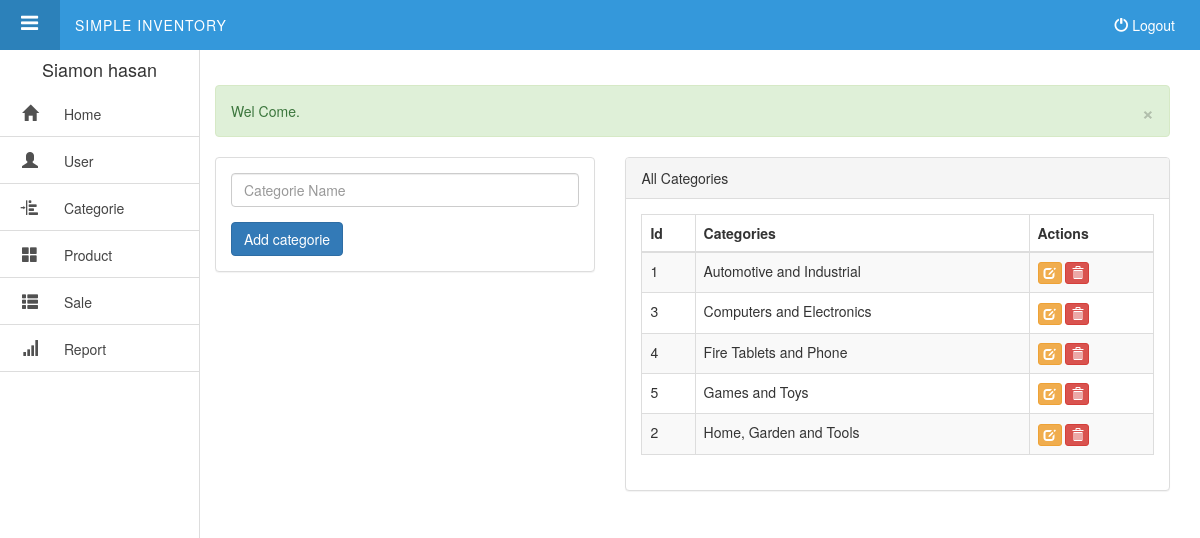
Page /categorie.php (signed in) on the committed database.
### tables this page shows
CREATE TABLE IF NOT EXISTS `users` (
  `id` int(11) unsigned NOT NULL,
  `name` varchar(60) NOT NULL,
  `username` varchar(50) NOT NULL,
  `password` varchar(255) NOT NULL,
  `last_login` datetime DEFAULT NULL
);

CREATE TABLE IF NOT EXISTS `categories` (
  `id` int(11) unsigned NOT NULL,
  `name` varchar(60) NOT NULL
);

### includes/session.php (called while the page is built, shortened)
<?php
class Session {
 public $msg;
 private $user_is_logged_in = false;
  public function isUserLoggedIn(){
    return $this->user_is_logged_in;
  }
  private function userLoginSetup()
  {
    if(isset($_SESSION['user_id']))
    {
      $this->user_is_logged_in = true;
    } else {
      $this->user_is_logged_in = false;
    }
  }
  public function msg($type ='', $msg =''){
    if(!empty($msg)){
       if(strlen(trim($type)) == 1){
         $type = str_replace( array('d', 'i', 'w','s'), array('danger', 'info', 'warning','success'), $type );
       }
       $_SESSION['msg'][$type] = $msg;
    } else {
      return $this->msg;
    }
  }
  private function flash_msg(){
    if(isset($_SESSION['msg'])) {
      $this->msg = $_SESSION['msg'];
    } else {
      $this->msg;
    }
  }
}
$session = new Session();
$msg = $session->msg();
?>

### includes/sql.php (called while the page is built, shortened)
<?php
  require_once('includes/load.php');
  function while_loop($loop){
    $results = array();
    while ($result = mysqli_fetch_array($loop)) {
       $results[] = $result;
    }
    return $results;
  }
  function current_user(){
    static $current_user;
    global $con;
    if(!$current_user){
     if(isset($_SESSION['user_id'])){
       $user_id = intval($_SESSION['user_id']);
       $sql  = "SELECT * FROM ";
       $sql .= "users WHERE ";
       $sql .= " id=".real_escape($user_id);
       $result = mysqli_query($con, $sql);
       if(mysqli_num_rows($result)){
         $current_user = mysqli_fetch_assoc($result);
         return $current_user;
       }
     }
    }
    return $current_user;
  }
  function all_catgories(){
    global $con;
    $sql  = "SELECT * ";
    $sql .= "FROM categories";
    $sql .= " ORDER BY name";
    $cat_result = mysqli_query($con,$sql);
    if($cat_result){
      $results = while_loop($cat_result);
    } else {
      check_query($cat_result);
    }
    return $results;
  }
?>

### categorie.php (the view, shortened to what this page needs)
<?php
  require_once('includes/load.php');
  $all_categories = all_catgories();
?>
<?php include_once('layouts/header.php'); ?>
  <div class="row">
     <div class="col-md-12">
       <?php echo display_msg($msg); ?>
     </div>
  </div>
   <div class="row">
    <div class="col-md-5">
      <div class="panel panel-default">
        <div class="panel-body">
          <form method="post" action="categorie.php">
            <div class="form-group">
                <input type="text" class="form-control" name="categorie-name" placeholder="Categorie Name">
            </div>
            <button type="submit" name="add_cat" class="btn btn-primary">Add categorie</button>
        </form>
        </div>
      </div>
    </div>
    <div class="col-md-7">
    <div class="panel panel-default">
        <div class="panel-heading">All Categories</div>
        <div class="panel-body">
          <table class="table table-bordered table-striped table-hover">
            <thead>
                <tr>
                    <th>Id</th>
                    <th>Categories</th>
                    <th>Actions</th>
                </tr>
            </thead>
            <tbody>
              <?php foreach ($all_categories as $cat):?>
                <tr>
                    <td><?php echo (int)$cat['id']; ?></td>
                    <td><?php echo remove_junk(ucfirst($cat['name'])); ?></td>
                    <td>
                        <a href="edit_categorie.php?id=<?php echo (int)$cat['id'];?>" class="btn btn-warning btn-xs"  title="Edit">
                          <span class="glyphicon glyphicon-edit"></span>
                        </a>
                        <a href="delete_categorie.php?id=<?php echo (int)$cat['id'];?>" class="btn btn-danger btn-xs"  title="Edit">
                          <span class="glyphicon glyphicon-trash"></span>
                        </a>
                    </td>
                </tr>
              <?php endforeach; ?>
            </tbody>
          </table>
       </div>
    </div>
    </div>
   </div>
  </div>
  <?php include_once('layouts/footer.php'); ?>

### layouts/header.php (shortened to what this page needs)
<?php $user = current_user(); ?>
<!DOCTYPE html>
  <html lang="en">
    <head>
    <link rel="stylesheet" href="https://maxcdn.bootstrapcdn.com/bootstrap/3.3.4/css/bootstrap.min.css"/>
    <link rel="stylesheet" href="//cdnjs.cloudflare.com/ajax/libs/bootstrap-datepicker/1.3.0/css/datepicker3.min.css" />
    <link rel="stylesheet" href="//maxcdn.bootstrapcdn.com/font-awesome/4.3.0/css/font-awesome.min.css"/>
    <link rel="stylesheet" href="libs/css/main.css" />
  </head>
  <body>
  <?php  if ($session->isUserLoggedIn(true)): ?>
    <header id="header">
      <a href="#" id="menu-action">
       <i class="fa fa-bars"></i>
      </a>
      <div class="logo">
         Simple Inventory
      </div>
      <div id="logout" class="pull-right clearfix">
        <a href="logout">
         <span class="glyphicon glyphicon-off"></span> Logout
        </a>
      </div>
    </header>
    <div class="sidebar">
      <h4><?php echo remove_junk(ucfirst($user['name'])); ?> </h4>
      <ul>
        <li>
          <a href="home.php">
            <i class="glyphicon glyphicon-home"></i>
            <span>Home</span>
          </a>
        </li>
        <li>
          <a href="home.php">
            <i class="glyphicon glyphicon-user"></i>
            <span>User</span>
          </a>
        </li>
        <li>
          <a href="categorie.php" >
            <i class="glyphicon glyphicon-indent-left"></i>
            <span>Categorie</span>
          </a>
        </li>
        <li>
          <a href="#" class="submenu-toggle">
            <i class="glyphicon glyphicon-th-large"></i>
            <span>Product</span>
          </a>
        </li>
        <li>
          <a href="#" class="submenu-toggle">
            <i class="glyphicon glyphicon-th-list"></i>
             <span>Sale</span>
            </a>
          </li>
        <li>
          <a href="sales_report.php">
            <i class="glyphicon glyphicon-signal"></i>
            <span>Report</span>
          </a>
        </li>
      </ul>
   </div>
<?php endif; ?>
<div class="page">
  <div class="container-fluid">

### includes/functions.php (shortened to what this page needs)
<?php
function real_escape($str){
  global $con;
  $escape = mysqli_real_escape_string($con,$str);
  return $escape;
}
function remove_junk($str){
  $str = nl2br($str);
  $str = htmlspecialchars(strip_tags($str, ENT_QUOTES));
  return $str;
}
function first_character($str){
  $val = str_replace('-'," ",$str);
  $val = ucfirst($val);
  return $val;
}
function display_msg($msg =''){
   $output = array();
   if(!empty($msg)) {
      foreach ($msg as $key => $value) {
         $output  = "<div class=\"alert alert-{$key}\">";
         $output .= "<a href=\"#\" class=\"close\" data-dismiss=\"alert\">&times;</a>";
         $output .= remove_junk(first_character($value));
         $output .= "</div>";
      }
      return $output;
   } else {
     return "" ;
   }
}
 ?>

### layouts/footer.php (shortened to what this page needs)
     </div>
  </body>
</html>

### libs/css/main.css (style rules this page uses)
body { font-family: 'Helvetica Neue', Helvetica, Arial, sans-serif; font-weight: 400; overflow-x: hidden; overflow-y: auto; }
a { color #777; text-decoration: none; }
.page { position: relative; display: block; top: 50px; left: 0; padding: 35px 15px 20px 200px; }
#header { position: fixed; z-index: 10; top: 0; left: 0; background: #3498DB; width: 100%; height: 50px; line-height: 50px; color: #fff; }
header > .logo { text-transform: uppercase; letter-spacing: 1px; display: inline-block; }
#menu-action { display: block; float: left; width: 60px; height: 50px; line-height: 50px; margin-right: 15px; color: #fff; text-decoration: none; text-align: center; background: rgba(0, 0, 0, 0.15); font-size: 13px; text-transform: uppercase; letter-spacing: 1px; }
#menu-action i { font-size: 20px; }
#logout { padding: 0 25px; }
#logout a { color: white; }
.sidebar { position: fixed; z-index: 10; left: 0; top: 50px; height: 100%; width: 200px; background: #fff; border-right: 1px solid #ddd; text-align: center; }
.sidebar ul { list-style: none; margin: 0; padding: 0; }
.sidebar ul li { display: block; border-bottom: 1px solid #ddd; }
.sidebar ul li a { color: #444; display: block; overflow: hidden; position: relative; white-space: nowrap; text-decoration: none; text-align: left; }
.sidebar ul li a i { font-size: 16px; color: #515151; padding: 15px 22px; text-align: center; }

### rows in the picture
users: name "Siamon hasan"
categories: id "1", name "Automotive and Industrial"
categories: id "3", name "Computers and Electronics"
categories: id "4", name "Fire Tablets and Phone"
categories: id "5", name "Games and Toys"
categories: id "2", name "Home, Garden and Tools"

### other values in the picture
display_msg($msg) "Wel Come."
